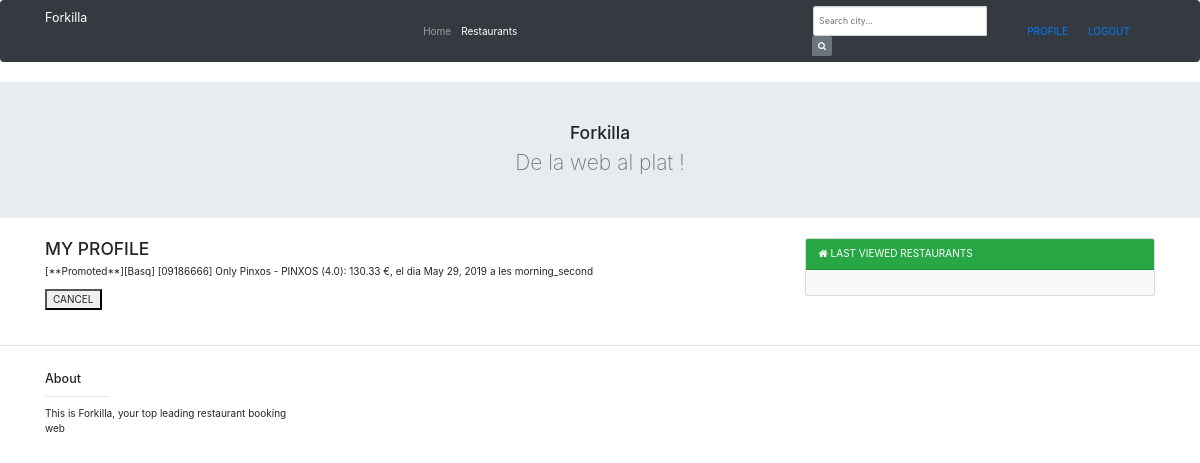
/forkilla/profile/ (signed in), run on the app's committed database.
### forkilla/models.py (models this page shows, shortened)
class Reservation(models.Model):
    SLOTS = (
        ("morning_first", "12h00"),
        ("morning_second", "13h00"),
        ("morning_third", "14h00"),
        ("morning_fourth", "15h00"),
        ("evening_first", "20h00"),
        ("evening_second", "21h00"),
        ("evening_third", "22h00"),
    )
    _d_slots = dict(SLOTS)
    id = models.AutoField(primary_key=True)
    restaurant = models.ForeignKey(Restaurant)
    day = models.DateField(default=datetime.now)
    cancelled = models.BooleanField(default=False)
    time_slot = models.CharField(max_length=15, choices=SLOTS)
    num_people = models.PositiveIntegerField(default=1, validators=[MinValueValidator(1)])
    user = models.ForeignKey(User)

class Restaurant(models.Model):
    CATEGORIES = (
        ("Rice", "Rice"),
        ("Fusi", "Fusion"),
        ("BBQ", "Barbecue"),
        ("Chin", "Chinese"),
        ("Medi", "Mediterranean"),
        ("Crep", "Creperie"),
        ("Hind", "Hindu"),
        ("Japa", "Japanese"),
        ("Ital", "Italian"),
        ("Mexi", "Mexican"),
        ("Peru", "Peruvian"),
        ("Russ", "Russian"),
        ("Turk", "Turkish"),
        ("Basq", "Basque"),
        ("Vegy", "Vegetarian"),
        ("Afri", "African"),
        ("Egyp", "Egyptian"),
        ("Grek", "Greek")
    )
    _d_categories = dict(CATEGORIES)
    restaurant_number = models.CharField(max_length=8, unique=True)
    name = models.CharField(max_length=50)
    menu_description = models.TextField()
    price_average = models.DecimalField(max_digits=5, decimal_places=2)
    is_promot = models.BooleanField()
    rate = models.DecimalField(max_digits=3, decimal_places=1)
    address = models.CharField(max_length=50)
    city = models.CharField(max_length=50)
    country = models.CharField(max_length=50)
    featured_photo = models.ImageField(upload_to="photo_dir")
    category = models.CharField(max_length=5, choices=CATEGORIES)
    restaurant_capacity = models.PositiveIntegerField(max_length=3)
    def __str__(self):
        return ('[**Promoted**]' if self.is_promot else '') + "[" + self.category + "] " \
                                                                                    "[" + self.restaurant_number + "] " + self.name + " - " + self.menu_description + " (" + str(
            self.rate) + ")" \
                         ": " + str(self.price_average) + u" €"

### forkilla/views.py (the view)
@login_required
def profile(request):
    reservations = Reservation.objects.filter(user=request.user,cancelled=False)
    context = {
        'reservations': reservations,
    }
    return render(request,'forkilla/profile.html', context)

### templates/forkilla/profile.html (shortened to what this page needs)
{% extends 'forkilla/base.html' %}
{% block content %}
<h3> MY PROFILE</h3>
    <form action="{% url 'cancel'%}" method="post">
    {% if reservations %}
     {% for reservation in reservations %}
         <p>{{ reservation.restaurant }}, el dia {{ reservation.day }} a les {{ reservation.time_slot }}</p>
        <button type="submit" name="reservation" value={{reservation.id}}> CANCEL</button>
        <br>
    {% endfor %}
	</form>
    {% else %}
        <p> You haven't done any reservations. Go ahead!</p>
    {% endif %}
{% endblock %}

### data on the page
Reservation: restaurant "[**Promoted**][Basq] [09186666] Only Pinxos - PINXOS (4.0): 130.33 €", day "May 29, 2019", time_slot "morning_second", {{ reservation.id }} 2 (drawn)
